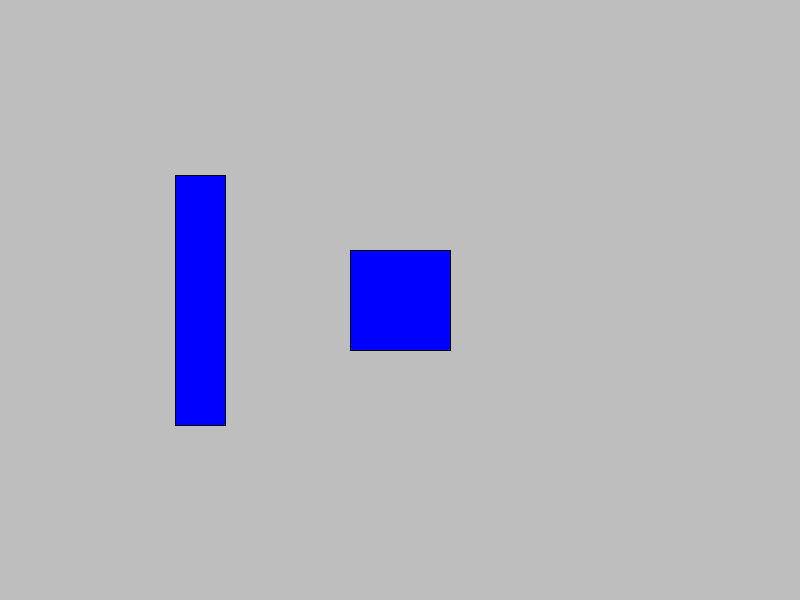
Frame 1 (no input)
Frame 60 (the mouse pressed at the canvas centre just before this capture): identical to frame 1, image omitted
Frame 120 (the mouse held since frame 60 and released just before this capture): identical to frame 1, image omitted

The Processing sketch that drew this single still picture (run headless with seeded random() and noise(); from frame 60 on, the mouse is pressed at the canvas centre):

// Processing sketch: sketch_25
// ── sketch_25.pde

Rectangle rect1;
Rectangle rect2;

Rectangle selectedRect;

void setup()
{
  size(800,600);
  
  rect1 = new Rectangle();
  rect1.x = 400;
  rect1.y = 300;
  rect1.width = 100;
  rect1.height = 100;
  rect1.fill = color(0,0,255);
  
  rect2 = new Rectangle(200,300,50,250,color(0,0,255));
}

void draw()
{
  background(190,190,190);
  
  if(selectedRect != null)
  {
    selectedRect.x = mouseX;
    selectedRect.y = mouseY;
  }
  
  if(rect1.intersects(rect2))
  {
    rect1.fill = color(255,0,0);
    rect2.fill = color(255,0,0);
  }else{
    rect1.fill = color(0,0,255);
    rect2.fill = color(0,0,255);
  }
  
  rect1.draw();
  rect2.draw();
}

void mouseClicked()
{
  //if we're not holding anything
  if(selectedRect == null)
  {
    //see if we clicked rect 1
    if(rect1.containsPoint(mouseX,mouseY))
    {
      //and pick it up
      selectedRect = rect1;
    //otherwise see if we clicked rect 2
    }else if(rect2.containsPoint(mouseX,mouseY)){
      //and pick it up
      selectedRect = rect2;
    }
  }else{
    
    if(rect1.intersects(rect2))
    {
      //they intersect, can't put it down
    }else{
      selectedRect = null;
    }
  }

}
// ── Rectangle.pde
class Rectangle
{
  float x;
  float y;
  float width;
  float height;
  color fill;
  
  //"empty" constructor -- we assume you'll assign our values after this
  Rectangle()
  {
  }
  
  //"full" constructor -- assigns all the values we need to use the Rectangle
  Rectangle(float x, float y, float width, float height, color fill)
  {
    this.x = x;
    this.y = y;
    this.width = width;
    this.height = height;
    this.fill = fill;
  }
  
  void draw()
  {
    fill(fill);
    rect(x-width/2, y-height/2, width, height);
  }
  
  Boolean containsPoint(float test_x, float test_y)
  {
    if(test_x > x-width/2 && test_x < x+width/2 && test_y > y-height/2 && test_y < y+height/2)
    {
      return true;
    }
    
    return false;
  }
  
  Boolean intersects(Rectangle test)
  {
    //see if my left edge is more than test's right edge
    if(x-width/2 > test.x + test.width/2) return false;
    
    //see if my right edge is less than test's left edge
    if(x+width/2 < test.x-test.width/2) return false;
    
    //see if my top edge is below test's bottome dge
    if(y-height/2 > test.y+test.height/2) return false;
    
    //see if my bottom edge is above test's top edge
    if(y+height/2 < test.y-test.height/2) return false;
    
    //otherwise return true
    return true;
  }
  
}
